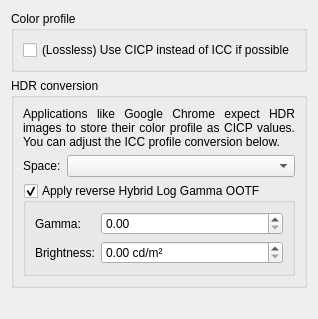
     <widget class="QWidget" name="tab">
      <attribute name="title">
       <string>Conversion settings</string>
      </attribute>
      <layout class="QVBoxLayout" name="verticalLayout_5">
       <item>
        <widget class="QGroupBox" name="colorProfileGrp">
         <property name="title">
          <string>Color profile</string>
         </property>
         <layout class="QFormLayout" name="formLayout_2">
          <item row="0" column="0">
           <widget class="QCheckBox" name="forceCicpLossless">
            <property name="toolTip">
             <string>&lt;html&gt;&lt;head/&gt;&lt;body&gt;&lt;p&gt;Use CICP if ICC profile is convertible to CICP on lossless, otherwise keep using ICC. Useful to make filesize even smaller (eg. for web delivery).&lt;/p&gt;&lt;/body&gt;&lt;/html&gt;</string>
            </property>
            <property name="text">
             <string>(Lossless) Use CICP instead of ICC if possible</string>
            </property>
           </widget>
          </item>
         </layout>
        </widget>
       </item>
       <item>
        <widget class="QGroupBox" name="hdrConversionGrp">
         <property name="title">
          <string>HDR conversion</string>
         </property>
         <layout class="QFormLayout" name="formLayout">
          <item row="0" column="0" colspan="2">
           <widget class="QLabel" name="explanationLabel">
            <property name="text">
             <string>Applications like Google Chrome expect HDR images to store their color profile as CICP values. You can adjust the ICC profile conversion below.</string>
            </property>
            <property name="alignment">
             <set>Qt::AlignJustify|Qt::AlignVCenter</set>
            </property>
            <property name="wordWrap">
             <bool>true</bool>
            </property>
           </widget>
          </item>
          <item row="1" column="0">
           <widget class="QLabel" name="spaceLabel">
            <property name="text">
             <string>Space:</string>
            </property>
           </widget>
          </item>
          <item row="1" column="1">
           <widget class="QComboBox" name="cmbConversionPolicy"/>
          </item>
          <item row="2" column="0" colspan="2">
           <widget class="QGroupBox" name="chkHLGOOTF">
            <property name="toolTip">
             <string>&lt;html&gt;&lt;head/&gt;&lt;body&gt;&lt;p&gt;Hybrid Log Gamma needs an extra conversion step in between, as IKriate currently cannot send HLG data directly to the display. Therefore we apply the HLG opto-optical curve to convert from display to scene linear.&lt;/p&gt;&lt;/body&gt;&lt;/html&gt;</string>
            </property>
            <property name="title">
             <string>Apply reverse Hybrid Log Gamma OOTF</string>
            </property>
            <property name="checkable">
             <bool>true</bool>
            </property>
            <layout class="QFormLayout" name="formLayout_9">
             <item row="0" column="0">
              <widget class="QLabel" name="label_3">
               <property name="text">
                <string>Gamma:</string>
               </property>
              </widget>
             </item>
             <item row="0" column="1">
              <widget class="QDoubleSpinBox" name="spnGamma">
               <property name="toolTip">
                <string>&lt;html&gt;&lt;head/&gt;&lt;body&gt;&lt;p&gt;Display gamma. By default this is 1.2 for converting from PQ.&lt;/p&gt;&lt;/body&gt;&lt;/html&gt;</string>
               </property>
               <property name="maximum">
                <double>3.000000000000000</double>
               </property>
              </widget>
             </item>
             <item row="1" column="0">
              <widget class="QLabel" name="label_4">
               <property name="text">
                <string>Brightness:</string>
               </property>
              </widget>
             </item>
             <item row="1" column="1">
              <widget class="QDoubleSpinBox" name="spnNits">
               <property name="toolTip">
                <string>&lt;html&gt;&lt;head/&gt;&lt;body&gt;&lt;p&gt;The display brightness in nits. By default this is set to 1000 for converting from PQ.&lt;/p&gt;&lt;/body&gt;&lt;/html&gt;</string>
               </property>
               <property name="suffix">
                <string> cd/m²</string>
               </property>
               <property name="maximum">
                <double>100000.000000000000000</double>
               </property>
               <property name="value">
                <double>0.000000000000000</double>
               </property>
              </widget>
             </item>
            </layout>
           </widget>
          </item>
         </layout>
        </widget>
       </item>
       <item>
        <spacer name="verticalSpacer_2">
         <property name="orientation">
          <enum>Qt::Vertical</enum>
         </property>
         <property name="sizeHint" stdset="0">
          <size>
           <width>20</width>
           <height>20</height>
          </size>
         </property>
        </spacer>
       </item>
      </layout>
     </widget>
